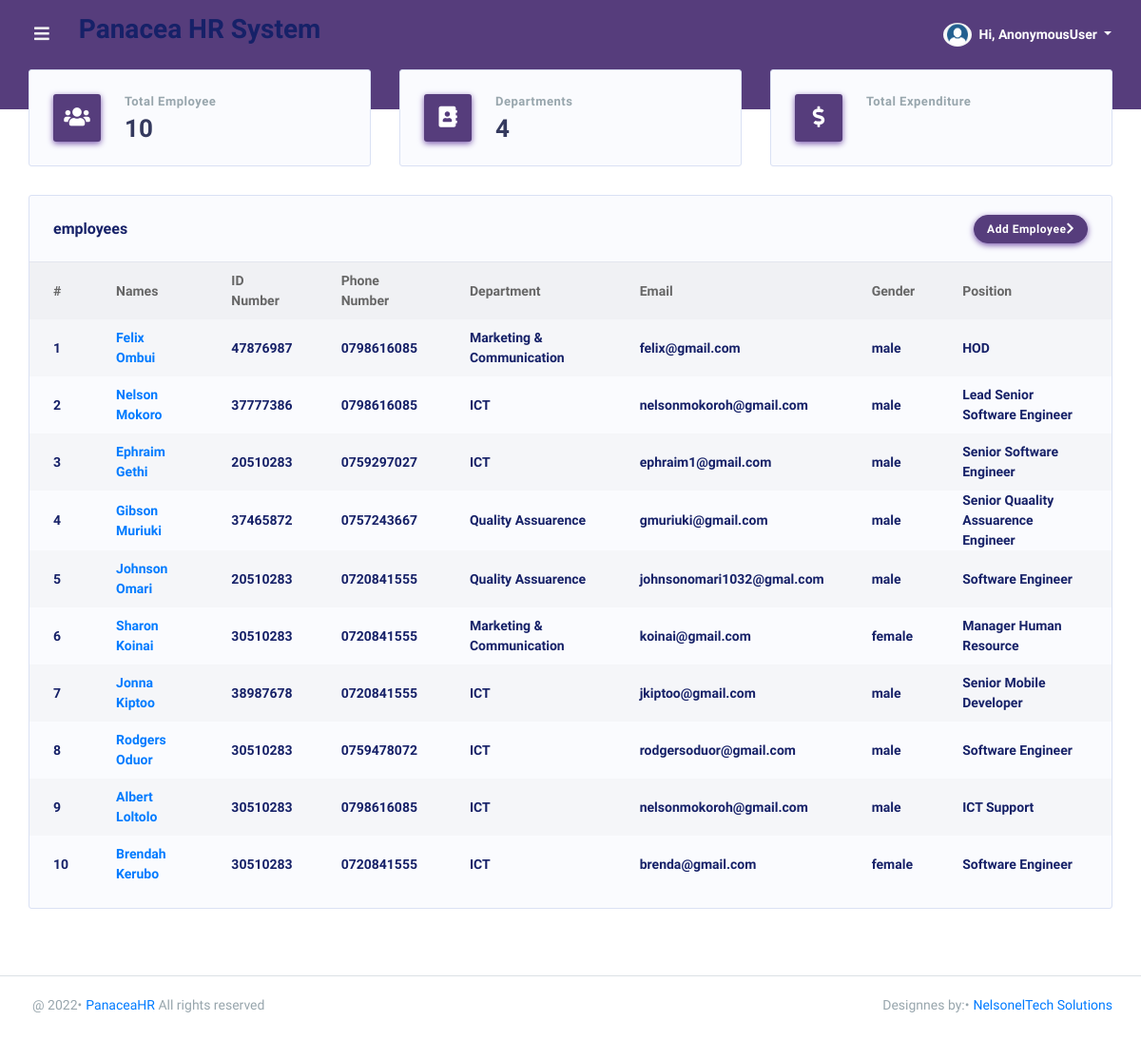
/dashboard/, run on the app's committed database.
### PanaceaApp/models.py (models this page shows, shortened)
class Employee(models.Model):
    GENDER = (('male', 'MALE'), ('female', 'FEMALE'), ('other', 'OTHER'))
    fullname = models.CharField(max_length=255, blank=True, null=True)
    dateofbirth = models.DateField(blank=True, null=True)
    gender = models.CharField(choices=GENDER, max_length=10, blank=True, null=True)
    department = models.ForeignKey(Department, on_delete=models.SET_NULL, null=True)
    position = models.CharField(max_length=50, blank=True, null=True)
    email = models.EmailField(blank=True, null=True)
    idnumber = models.CharField(max_length=20, blank=True, null=True)
    telephone = models.CharField(max_length=20, blank=True, null=True)
    idphoto = models.ImageField(upload_to='static/media', blank=True, null=True)
    nssfphoto = models.ImageField(upload_to='static/media', blank=True, null=True)
    nhifphoto = models.ImageField(upload_to='static/media', blank=True, null=True)
    updated = models.DateTimeField(auto_now=True, null=True)
    created = models.DateTimeField(auto_now_add=True, null=True)
    class Meta:
        ordering = ['-updated', '-created']

class Department(models.Model):
    name = models.CharField(max_length=70, null=False, blank=False)
    history = models.TextField(max_length=1000, null=True, blank=True, default='No History')

### PanaceaApp/views.py (the view)
# urls.py: path('', views.home, name='home'),
def home(request):
    employees = Employee.objects.all()
    departments = Department.objects.all()
    salarys = Sallary.objects.all()
    context = {'employees': employees,
               'departments': departments, 'salarys': salarys}
    return render(request, 'PanaceaApp/home.html', context)

### PanaceaApp/templates/PanaceaApp/home.html (shortened to what this page needs)
{% extends 'main.html' %}
{% block content %}
{% load static %}
<div class="main-content">
    <section class="section">
        <div class="row">
            <div class="col-lg-4 col-md-4 col-sm-12">
                <div class="card card-statistic-2">
                    <div class="card-icon shadow-primary bg-primary">
                        <i class="fas fa-users"></i>
                    </div>
                    <div class="card-wrap">
                        <div class="card-header">
                            <h4>Total Employee</h4>
                        </div>
                        <div class="card-body">
                            {{employees.count}}
                        </div>
                    </div>
                </div>
            </div>
            <div class="col-lg-4 col-md-4 col-sm-12">
                <div class="card card-statistic-2">
                    <div class="card-icon shadow-primary bg-primary">
                        <i class="fas fa-address-book"></i>
                    </div>
                    <div class="card-wrap">
                        <div class="card-header">
                            <h4>Departments</h4>
                        </div>
                        <div class="card-body">
                            {{departments.count}}
                        </div>
                    </div>
                </div>
            </div>
            <div class="col-lg-4 col-md-4 col-sm-12">
                <div class="card card-statistic-2">
                    <div class="card-icon shadow-primary bg-primary">
                        <i class="fas fa-dollar-sign"></i>
                    </div>
                    <div class="card-wrap">
                        <div class="card-header">
                            <h4>Total Expenditure</h4>
                        </div>
                    </div>
                </div>
            </div>
        </div>
        <div class="row row-deck">
            <div class="col-12">
                <div class="card">
                    <div class="card-header">
                        <h4>employees</h4>
                        <div class="card-header-action">
                            <a href="{% url 'addEmployee' %}" class="btn btn-primary">Add Employee<i
                                    class="fas fa-chevron-right"></i></a>
                        </div>
                    </div>
                    <div class="card-body p-0">
                        <div class="table-responsive table-invoice">
                            <table class="table table-striped" id="table-1">
                                <thead>
                                    <tr>
                                        <th>#</th>
                                        <th>Names</th>
                                        <th>ID Number</th>
                                        <th>Phone Number</th>
                                        <th>Department</th>
                                        <th>Email</th>
                                        <th>Gender</th>
                                        <th>Position</th>
                                    </tr>
                                </thead>
                                <tbody>
                                    {% for employee in employees %}
                                    <tr>
                                        <td class="font-weight-600">{{forloop.counter}}</td>
                                        <td class="font-weight-600"><a class="font-weight-600"
                                                href="{% url 'employeeDetail' employee.id %}">{{employee.fullname}}</a>
                                        </td>
                                        <td class="font-weight-600">{{employee.idnumber}}</td>
                                        <td class="font-weight-600">{{employee.telephone}}</td>
                                        <td class="font-weight-600">{{employee.department.name}}</td>
                                        <td class="font-weight-600">{{employee.email}}</td>
                                        <td class="font-weight-600">{{employee.gender}}</td>
                                        <td class="font-weight-600">{{employee.position}}</td>
                                    </tr>
                                    {% endfor %}
                                </tbody>
                            </table>
                        </div>
                    </div>
                </div>
            </div>
        </div>
    </section>
</div>
{% endblock %}

### data on the page
Employee: fullname "Felix Ombui", idnumber "47876987", telephone "0798616085", department.name "Marketing & Communication", email "felix@gmail.com", gender "male", position "HOD"
Employee: fullname "Nelson Mokoro", idnumber "37777386", telephone "0798616085", department.name "ICT", email "nelsonmokoroh@gmail.com", gender "male", position "Lead Senior Software Engineer"
Employee: fullname "Ephraim Gethi", idnumber "20510283", telephone "0759297027", department.name "ICT", email "ephraim1@gmail.com", gender "male", position "Senior Software Engineer"
Employee: fullname "Gibson Muriuki", idnumber "37465872", telephone "0757243667", department.name "Quality Assuarence", email "gmuriuki@gmail.com", gender "male", position "Senior Quaality Assuarence Engineer"
Employee: fullname "Johnson Omari", idnumber "20510283", telephone "0720841555", department.name "Quality Assuarence", email "johnsonomari1032@gmal.com", gender "male", position "Software Engineer"
Employee: fullname "Sharon Koinai", idnumber "30510283", telephone "0720841555", department.name "Marketing & Communication", email "koinai@gmail.com", gender "female", position "Manager Human Resource"
Employee: fullname "Jonna Kiptoo", idnumber "38987678", telephone "0720841555", department.name "ICT", email "jkiptoo@gmail.com", gender "male", position "Senior Mobile Developer"
Employee: fullname "Rodgers Oduor", idnumber "30510283", telephone "0759478072", department.name "ICT", email "rodgersoduor@gmail.com", gender "male", position "Software Engineer"
Employee: fullname "Albert Loltolo", idnumber "30510283", telephone "0798616085", department.name "ICT", email "nelsonmokoroh@gmail.com", gender "male", position "ICT Support"
Employee: fullname "Brendah Kerubo", idnumber "30510283", telephone "0720841555", department.name "ICT", email "brenda@gmail.com", gender "female", position "Software Engineer"

### other printed values
{{ user }} "AnonymousUser"
{{ employees.count }} "10"
{{ departments.count }} "4"
